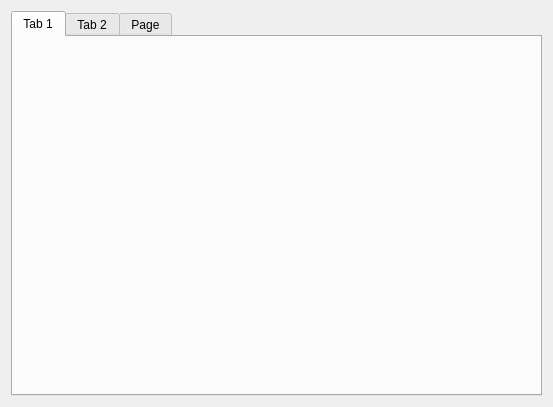
<?xml version="1.0" encoding="UTF-8"?>
<ui version="4.0">
 <class>itemSelectorTab</class>
 <widget class="QWidget" name="itemSelectorTab">
  <property name="geometry">
   <rect>
    <x>0</x>
    <y>0</y>
    <width>553</width>
    <height>407</height>
   </rect>
  </property>
  <property name="windowTitle">
   <string>Form</string>
  </property>
  <layout class="QHBoxLayout" name="horizontalLayout">
   <item>
    <widget class="QTabWidget" name="tabWidget">
     <property name="currentIndex">
      <number>0</number>
     </property>
     <widget class="QWidget" name="tab">
      <attribute name="title">
       <string>Tab 1</string>
      </attribute>
     </widget>
     <widget class="QWidget" name="tab_2">
      <attribute name="title">
       <string>Tab 2</string>
      </attribute>
     </widget>
     <widget class="QWidget" name="tab_3">
      <attribute name="title">
       <string>Page</string>
      </attribute>
     </widget>
    </widget>
   </item>
  </layout>
 </widget>
 <resources/>
 <connections/>
</ui>
